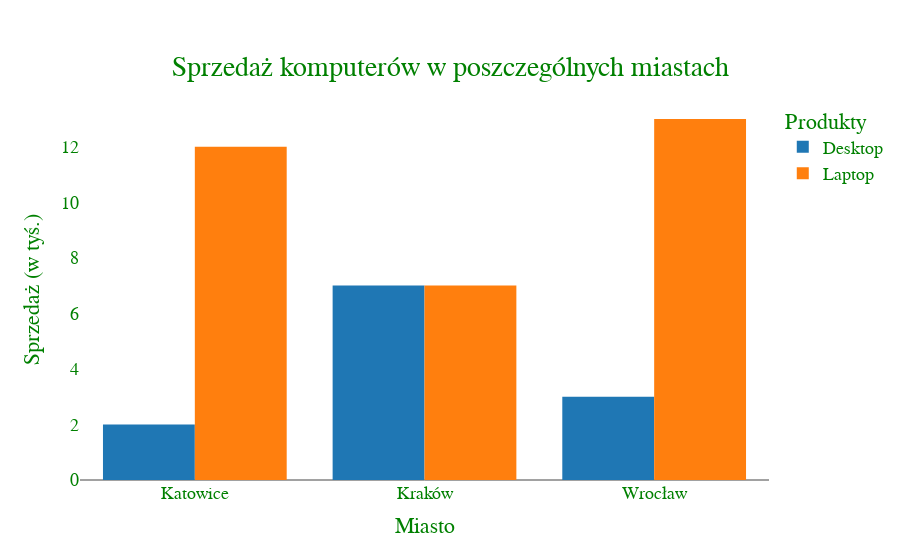

The notebook cell this image was saved under:
### Markdown cell above
Zadanie 2.
Napisz program, który utworzy wykres kolumnowy grupowany prezentujący rozkład sprzedaży produktów w miastach.

### Code cell
fig = px.bar(sprzedaz, x='Miasto', y=['Desktop', 'Laptop'], barmode='group',
             title='Sprzedaż komputerów w poszczególnych miastach', template = "gridon")

fig.update_traces()

fig.update_layout(font_family='Consolas', font_size=18, yaxis_title='Sprzedaż (w tyś.)', title_font_size=28, title_y=0.9, title_x=0.5, font_color='green', plot_bgcolor='white', legend_title = 'Produkty')

fig.update_yaxes(tickvals=[0, 2, 4, 6, 8, 10, 12], showgrid=False)

fig.update_xaxes(showgrid=False)

fig.show()

### Figure 1 — Plotly figure (JSON) as saved in the notebook; plotly's stock layout.template omitted (floating-point values rounded to 4 significant figures)
{"data": [{"alignmentgroup": "True", "hovertemplate": "variable=Desktop<br>Miasto=%{x}<br>value=%{y}<extra></extra>", "legendgroup": "Desktop", "marker": {"color": "#1F77B4", "pattern": {"shape": ""}}, "name": "Desktop", "offsetgroup": "Desktop", "orientation": "v", "showlegend": true, "textposition": "auto", "type": "bar", "x": ["Katowice", "Kraków", "Wrocław"], "xaxis": "x", "y": [2, 7, 3], "yaxis": "y"}, {"alignmentgroup": "True", "hovertemplate": "variable=Laptop<br>Miasto=%{x}<br>value=%{y}<extra></extra>", "legendgroup": "Laptop", "marker": {"color": "#FF7F0E", "pattern": {"shape": ""}}, "name": "Laptop", "offsetgroup": "Laptop", "orientation": "v", "showlegend": true, "textposition": "auto", "type": "bar", "x": ["Katowice", "Kraków", "Wrocław"], "xaxis": "x", "y": [12, 7, 13], "yaxis": "y"}], "layout": {"barmode": "group", "font": {"color": "green", "family": "Consolas", "size": 18}, "legend": {"title": {"text": "Produkty"}, "tracegroupgap": 0}, "plot_bgcolor": "white", "title": {"font": {"size": 28}, "text": "Sprzedaż komputerów w poszczególnych miastach", "x": 0.5, "y": 0.9}, "xaxis": {"anchor": "y", "domain": [0, 1], "showgrid": false, "title": {"text": "Miasto"}}, "yaxis": {"anchor": "x", "domain": [0, 1], "showgrid": false, "tickvals": [0, 2, 4, 6, 8, 10, 12], "title": {"text": "Sprzedaż (w tyś.)"}}}}
